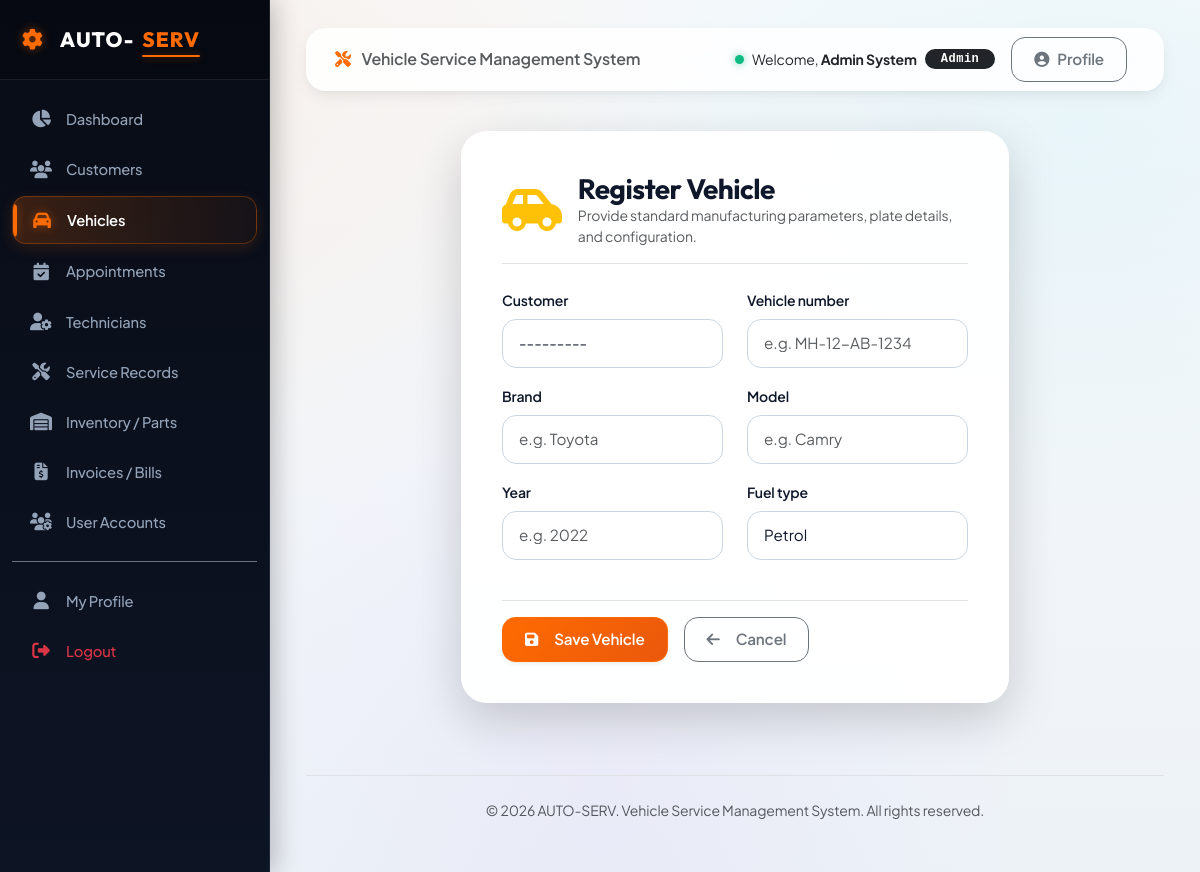
The app's page /vehicles/add/ (signed in) with its own data.
### accounts/models.py (models this page shows, shortened)
class User(AbstractUser):
    ROLE_CHOICES = (
        ('admin', 'Admin'),
        ('customer', 'Customer'),
        ('technician', 'Technician'),
        ('service_advisor', 'Service Advisor'),
    )
    role = models.CharField(max_length=20, choices=ROLE_CHOICES, default='customer')
    phone = models.CharField(max_length=15, blank=True, null=True)
    address = models.TextField(blank=True, null=True)

### accounts/decorators.py (the view)
        def _wrapped_view(request, *args, **kwargs):
            if request.user.is_authenticated:
                allowed_roles = list(roles)
                if 'admin' in allowed_roles and 'service_advisor' not in allowed_roles:
                    allowed_roles.append('service_advisor')
                if request.user.role in allowed_roles or request.user.is_superuser:
                    return view_func(request, *args, **kwargs)
            raise PermissionDenied

### vehicles/forms.py
class VehicleForm(forms.ModelForm):
    class Meta:
        model = Vehicle
        fields = ['customer', 'vehicle_number', 'brand', 'model', 'year', 'fuel_type']
        widgets = {
            'customer': forms.Select(attrs={'class': 'form-control'}),
            'vehicle_number': forms.TextInput(attrs={'class': 'form-control', 'placeholder': 'e.g. MH-12-AB-1234'}),
            'brand': forms.TextInput(attrs={'class': 'form-control', 'placeholder': 'e.g. Toyota'}),
            'model': forms.TextInput(attrs={'class': 'form-control', 'placeholder': 'e.g. Camry'}),
            'year': forms.NumberInput(attrs={'class': 'form-control', 'placeholder': 'e.g. 2022'}),
            'fuel_type': forms.Select(attrs={'class': 'form-control'}),
        }

### customers/models.py (called while the page is built)
    def __str__(self):
        return self.customer_name

### vehicles/views.py (called while the page is built)
@login_required
@role_required('admin')
def vehicle_create(request):
    if request.method == 'POST':
        form = VehicleForm(request.POST)
        if form.is_valid():
            form.save()
            messages.success(request, "Vehicle registered successfully.")
            return redirect('vehicles:vehicle_list')
    else:
        form = VehicleForm()
    return render(request, 'vehicles/vehicle_form.html', {'form': form, 'title': 'Register Vehicle'})

### templates/vehicles/vehicle_form.html (shortened to what this page needs)
{% extends 'base.html' %}
{% block content %}
<div class="row justify-content-center">
    <div class="col-md-8">
        <div class="form-card shadow-lg">
            <div class="d-flex align-items-center gap-3 mb-4 pb-3 border-bottom">
                <i class="fa-solid fa-car-side fa-3x text-warning"></i>
                <div>
                    <h3 class="fw-bold mb-0">{{ title }}</h3>
                    <p class="text-muted small mb-0">Provide standard manufacturing parameters, plate details, and configuration.</p>
                </div>
            </div>
            <form method="post">
                <div class="row">
                    {% for field in form %}
                    <div class="col-md-6 mb-3">
                        <label for="{{ field.id_for_label }}" class="form-label fw-semibold small">{{ field.label }}</label>
                        {{ field }}
                    </div>
                    {% endfor %}
                </div>
                <div class="mt-4 pt-3 border-top d-flex gap-3">
                    <button type="submit" class="btn btn-primary shadow-sm">
                        <i class="fa-solid fa-floppy-disk me-2"></i>Save Vehicle
                    </button>
                    {% if user.role == 'customer' %}
                    <a href="{% url 'customers:customer_dashboard' %}" class="btn btn-outline-secondary">
                        <i class="fa-solid fa-arrow-left me-2"></i>Cancel
                    </a>
                    {% else %}
                    <a href="{% url 'vehicles:vehicle_list' %}" class="btn btn-outline-secondary">
                        <i class="fa-solid fa-arrow-left me-2"></i>Cancel
                    </a>
                    {% endif %}
                </div>
            </form>
        </div>
    </div>
</div>
{% endblock %}

### templates/navbar.html (shortened to what this page needs)
<nav class="navbar navbar-expand-lg main-navbar py-2 px-3 mb-3 no-print">
    <div class="container-fluid">
        {% if not user.is_authenticated %}
        <a class="navbar-brand text-dark fw-bold d-flex align-items-center" href="/">
            <i class="fa-solid fa-gear me-2 brand-gear fs-4"></i>AUTO-<span style="color:var(--primary-color);">SERV</span>
        </a>
        {% else %}
        <span class="navbar-brand text-muted fs-6 d-none d-md-inline fw-semibold">
            <i class="fa-solid fa-screwdriver-wrench me-2" style="color:var(--primary-color);"></i> Vehicle Service Management System
        </span>
        {% endif %}
        <div class="ms-auto d-flex align-items-center">
            {% if user.is_authenticated %}
            <div class="text-dark me-3 d-none d-sm-flex align-items-center">
                <span class="status-dot dot-active me-2"></span>
                <span class="small me-2">Welcome, <strong class="text-dark">{{ user.first_name|default:user.username }} {{ user.last_name }}</strong></span>
                <span class="badge bg-dark rounded-pill px-3 py-1 font-monospace" style="letter-spacing: 0.5px;">{{ user.get_role_display }}</span>
            </div>
            <a href="{% url 'accounts:profile' %}" class="btn btn-sm btn-outline-secondary me-2">
                <i class="fa-solid fa-user-circle"></i> Profile
            </a>
            {% endif %}
        </div>
    </div>
</nav>

### static/css/style.css (style rules this page uses)
:root { --primary-color: #ff6b00; --primary-hover: #ea580c; --primary-dark: #c2410c; --primary-light: #fff7ed; --primary-glow: rgba(255, 107, 0, 0.45); --secondary-color: #0b0f19; --sidebar-bg: #090d16; --sidebar-hover: #161f33; --sidebar-active: #1e293b; --sidebar-border: rgba(255, 255, 255, 0.08); --cyan-accent: #06b6d4; --cyan-glow: rgba(6, 182, 212, 0.4); --purple-accent: #8b5cf6; --emerald-accent: #10b981; --amber-accent: #f59e0b; --danger-accent: #ef4444; --bg-base: #f1f5f9; --bg-surface: #ffffff; --card-bg: #ffffff; --card-hover-bg: #ffffff; --card-border: rgba(226, 232, 240, 0.85); --text-primary: #0f172a; --text-secondary: #475569; --text-muted: #64748b; --text-light: #f8fafc; --radius-sm: 8px; --radius-md: 14px; --radius-lg: 20px; --radius-xl: 26px; --radius-full: 9999px; --transition-fast: all 0.2s cubic-bezier(0.4, 0, 0.2, 1); --transition: all 0.35s cubic-bezier(0.16, 1, 0.3, 1); --transition-bounce: all 0.45s cubic-bezier(0.34, 1.56, 0.64, 1); --shadow-sm: 0 2px 4px rgba(15, 23, 42, 0.04), 0 1px 2px rgba(15, 23, 42, 0.06); --shadow-md: 0 6px 16px -2px rgba(15, 23, 42, 0.08), 0 3px 6px -2px rgba(15, 23, 42, 0.04); --shadow-lg: 0 18px 30px -4px rgba(15, 23, 42, 0.1), 0 8px 12px -4px rgba(15, 23, 42, 0.06); --shadow-xl: 0 25px 50px -12px rgba(15, 23, 42, 0.2); --shadow-glow: 0 0 25px var(--primary-glow); --shadow-cyan-glow: 0 0 25px var(--cyan-glow); }
* { box-sizing: border-box; }
body { font-family: 'Plus Jakarta Sans', sans-serif; background-color: var(--bg-base); background-image: radial-gradient(at 10% 10%, rgba(255, 107, 0, 0.07) 0px, transparent 40%), radial-gradient(at 90% 15%, rgba(6, 182, 212, 0.06) 0px, transparent 40%), radial-gradient(at 50% 90%, rgba(139, 92, 246, 0.05) 0px, transparent 50%), linear-gradient(180deg, #f8fafc 0%, #edf2f7 100%); background-attachment: fixed; color: var(--text-primary); min-height: 100vh; overflow-x: hidden; letter-spacing: -0.01em; }
h1, h2, h3, h4, h5, h6, .brand-title, .nav-brand { font-family: 'Outfit', sans-serif; font-weight: 700; letter-spacing: -0.02em; color: var(--text-primary); }
.main-navbar { background: rgba(255, 255, 255, 0.85); backdrop-filter: blur(14px); -webkit-backdrop-filter: blur(14px); border: 1px solid rgba(255, 255, 255, 0.6); border-radius: var(--radius-lg) !important; box-shadow: var(--shadow-md); transition: var(--transition); }
.btn { border-radius: var(--radius-md); padding: 10px 22px; font-weight: 600; font-size: 0.95rem; display: inline-flex; align-items: center; justify-content: center; gap: 8px; letter-spacing: -0.01em; transition: var(--transition-bounce); position: relative; overflow: hidden; }
.btn-primary { background: linear-gradient(135deg, #ff6b00 0%, #ea580c 100%); border: 1px solid rgba(255, 107, 0, 0.8); color: #ffffff; box-shadow: 0 4px 14px rgba(255, 107, 0, 0.3); }
.btn-primary::after { content: ''; position: absolute; top: -50%; left: -50%; width: 200%; height: 200%; background: linear-gradient( 60deg, rgba(255, 255, 255, 0) 0%, rgba(255, 255, 255, 0.25) 50%, rgba(255, 255, 255, 0) 100% ); transform: rotate(30deg) translateX(-100%); transition: transform 0.6s ease; }
.status-dot { display: inline-block; width: 9px; height: 9px; border-radius: 50%; margin-right: 6px; }
.dot-active { background-color: var(--emerald-accent); box-shadow: 0 0 8px rgba(16, 185, 129, 0.6); }
.form-card { background: rgba(255, 255, 255, 0.95); backdrop-filter: blur(16px); -webkit-backdrop-filter: blur(16px); border-radius: var(--radius-xl); border: 1px solid rgba(255, 255, 255, 0.8); box-shadow: var(--shadow-xl); padding: 40px; transition: var(--transition); }
.form-control, .form-select { border-radius: var(--radius-md); border: 1.5px solid #cbd5e1; padding: 12px 16px; font-size: 0.95rem; transition: var(--transition); background-color: #ffffff; color: var(--text-primary); }

### records on screen
User: first_name "Admin", last_name "System", role "Admin"

### other values on screen
{{ title }} "Register Vehicle"
{{ field.label }} "Customer" "Vehicle number" "Brand" "Model" "Year" "Fuel type"
